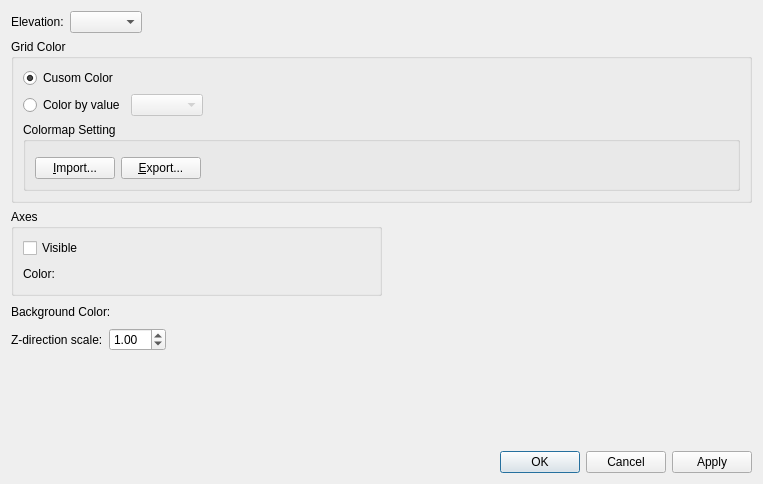
<?xml version="1.0" encoding="UTF-8"?>
<ui version="4.0">
 <class>GridBirdEyeWindowGridDataItem_EditDisplaySettingDialog</class>
 <widget class="QDialog" name="GridBirdEyeWindowGridDataItem_EditDisplaySettingDialog">
  <property name="geometry">
   <rect>
    <x>0</x>
    <y>0</y>
    <width>763</width>
    <height>484</height>
   </rect>
  </property>
  <property name="windowTitle">
   <string>Edit Display Setting</string>
  </property>
  <layout class="QVBoxLayout" name="verticalLayout_4">
   <item>
    <layout class="QGridLayout" name="gridLayout_2">
     <item row="0" column="0">
      <widget class="QLabel" name="elevationLabel">
       <property name="text">
        <string>Elevation:</string>
       </property>
      </widget>
     </item>
     <item row="0" column="1">
      <layout class="QHBoxLayout" name="horizontalLayout_5">
       <item>
        <widget class="QComboBox" name="elevationComboBox"/>
       </item>
       <item>
        <spacer name="horizontalSpacer_5">
         <property name="orientation">
          <enum>Qt::Horizontal</enum>
         </property>
         <property name="sizeHint" stdset="0">
          <size>
           <width>40</width>
           <height>20</height>
          </size>
         </property>
        </spacer>
       </item>
      </layout>
     </item>
    </layout>
   </item>
   <item>
    <widget class="QGroupBox" name="colorGroupBox">
     <property name="title">
      <string>Grid Color</string>
     </property>
     <layout class="QVBoxLayout" name="verticalLayout_2" stretch="0,1">
      <item>
       <layout class="QGridLayout" name="gridLayout_3">
        <item row="0" column="0">
         <widget class="QRadioButton" name="customColorRadioButton">
          <property name="text">
           <string>Cusom Color</string>
          </property>
          <property name="checked">
           <bool>true</bool>
          </property>
         </widget>
        </item>
        <item row="0" column="1">
         <layout class="QHBoxLayout" name="horizontalLayout_6">
          <item>
           <widget class="ColorEditWidget" name="customColorWidget">
            <property name="enabled">
             <bool>true</bool>
            </property>
            <property name="text">
             <string/>
            </property>
           </widget>
          </item>
          <item>
           <spacer name="horizontalSpacer_6">
            <property name="orientation">
             <enum>Qt::Horizontal</enum>
            </property>
            <property name="sizeHint" stdset="0">
             <size>
              <width>40</width>
              <height>20</height>
             </size>
            </property>
           </spacer>
          </item>
         </layout>
        </item>
        <item row="1" column="0">
         <widget class="QRadioButton" name="valueRadioButton">
          <property name="text">
           <string>Color by value</string>
          </property>
          <property name="checked">
           <bool>false</bool>
          </property>
         </widget>
        </item>
        <item row="1" column="1">
         <layout class="QHBoxLayout" name="horizontalLayout_7">
          <item>
           <widget class="QComboBox" name="valueComboBox">
            <property name="enabled">
             <bool>false</bool>
            </property>
           </widget>
          </item>
          <item>
           <spacer name="horizontalSpacer_7">
            <property name="orientation">
             <enum>Qt::Horizontal</enum>
            </property>
            <property name="sizeHint" stdset="0">
             <size>
              <width>40</width>
              <height>20</height>
             </size>
            </property>
           </spacer>
          </item>
         </layout>
        </item>
       </layout>
      </item>
      <item>
       <widget class="QGroupBox" name="colorMapGroupBox">
        <property name="title">
         <string>Colormap Setting</string>
        </property>
        <layout class="QVBoxLayout" name="verticalLayout_3" stretch="1,0">
         <item>
          <widget class="QWidgetContainer" name="colorMapWidget" native="true"/>
         </item>
         <item>
          <layout class="QHBoxLayout" name="horizontalLayout_8">
           <item>
            <widget class="QPushButton" name="importButton">
             <property name="text">
              <string>&amp;Import...</string>
             </property>
            </widget>
           </item>
           <item>
            <widget class="QPushButton" name="exportButton">
             <property name="text">
              <string>&amp;Export...</string>
             </property>
            </widget>
           </item>
           <item>
            <spacer name="horizontalSpacer_8">
             <property name="orientation">
              <enum>Qt::Horizontal</enum>
             </property>
             <property name="sizeHint" stdset="0">
              <size>
               <width>40</width>
               <height>20</height>
              </size>
             </property>
            </spacer>
           </item>
          </layout>
         </item>
        </layout>
       </widget>
      </item>
     </layout>
    </widget>
   </item>
   <item>
    <layout class="QHBoxLayout" name="horizontalLayout_4">
     <item>
      <widget class="QGroupBox" name="axesGroupBox">
       <property name="title">
        <string>Axes</string>
       </property>
       <layout class="QVBoxLayout" name="verticalLayout">
        <item>
         <widget class="QCheckBox" name="axesVisibleCheckBox">
          <property name="text">
           <string>Visible</string>
          </property>
         </widget>
        </item>
        <item>
         <layout class="QHBoxLayout" name="horizontalLayout_3">
          <item>
           <widget class="QLabel" name="axesColorLabel">
            <property name="text">
             <string>Color:</string>
            </property>
           </widget>
          </item>
          <item>
           <widget class="ColorEditWidget" name="axesColorWidget">
            <property name="enabled">
             <bool>false</bool>
            </property>
            <property name="text">
             <string/>
            </property>
           </widget>
          </item>
          <item>
           <spacer name="horizontalSpacer_3">
            <property name="orientation">
             <enum>Qt::Horizontal</enum>
            </property>
            <property name="sizeHint" stdset="0">
             <size>
              <width>40</width>
              <height>20</height>
             </size>
            </property>
           </spacer>
          </item>
         </layout>
        </item>
       </layout>
      </widget>
     </item>
     <item>
      <spacer name="horizontalSpacer_4">
       <property name="orientation">
        <enum>Qt::Horizontal</enum>
       </property>
       <property name="sizeHint" stdset="0">
        <size>
         <width>40</width>
         <height>20</height>
        </size>
       </property>
      </spacer>
     </item>
    </layout>
   </item>
   <item>
    <layout class="QGridLayout" name="gridLayout">
     <item row="0" column="0" colspan="2">
      <widget class="QLabel" name="bgColorLabel">
       <property name="text">
        <string>Background Color:</string>
       </property>
      </widget>
     </item>
     <item row="0" column="2">
      <layout class="QHBoxLayout" name="horizontalLayout_2">
       <item>
        <widget class="ColorEditWidget" name="bgColorWidget">
         <property name="text">
          <string/>
         </property>
        </widget>
       </item>
       <item>
        <spacer name="horizontalSpacer_2">
         <property name="orientation">
          <enum>Qt::Horizontal</enum>
         </property>
         <property name="sizeHint" stdset="0">
          <size>
           <width>40</width>
           <height>20</height>
          </size>
         </property>
        </spacer>
       </item>
      </layout>
     </item>
     <item row="1" column="0">
      <widget class="QLabel" name="zScaleLabel">
       <property name="text">
        <string>Z-direction scale:</string>
       </property>
      </widget>
     </item>
     <item row="1" column="1" colspan="2">
      <layout class="QHBoxLayout" name="horizontalLayout">
       <item>
        <widget class="QDoubleSpinBox" name="zScaleSpinBox">
         <property name="minimum">
          <double>0.010000000000000</double>
         </property>
         <property name="value">
          <double>1.000000000000000</double>
         </property>
        </widget>
       </item>
       <item>
        <spacer name="horizontalSpacer">
         <property name="orientation">
          <enum>Qt::Horizontal</enum>
         </property>
         <property name="sizeHint" stdset="0">
          <size>
           <width>40</width>
           <height>20</height>
          </size>
         </property>
        </spacer>
       </item>
      </layout>
     </item>
    </layout>
   </item>
   <item>
    <spacer name="verticalSpacer">
     <property name="orientation">
      <enum>Qt::Vertical</enum>
     </property>
     <property name="sizeHint" stdset="0">
      <size>
       <width>20</width>
       <height>103</height>
      </size>
     </property>
    </spacer>
   </item>
   <item>
    <widget class="QDialogButtonBox" name="buttonBox">
     <property name="orientation">
      <enum>Qt::Horizontal</enum>
     </property>
     <property name="standardButtons">
      <set>QDialogButtonBox::Apply|QDialogButtonBox::Cancel|QDialogButtonBox::Ok</set>
     </property>
    </widget>
   </item>
  </layout>
 </widget>
 <customwidgets>
  <customwidget>
   <class>ColorEditWidget</class>
   <extends>QLabel</extends>
   <header>guibase/widget/coloreditwidget.h</header>
   <container>1</container>
  </customwidget>
  <customwidget>
   <class>QWidgetContainer</class>
   <extends>QWidget</extends>
   <header>misc/qwidgetcontainer.h</header>
   <container>1</container>
  </customwidget>
 </customwidgets>
 <resources/>
 <connections>
  <connection>
   <sender>buttonBox</sender>
   <signal>accepted()</signal>
   <receiver>GridBirdEyeWindowGridDataItem_EditDisplaySettingDialog</receiver>
   <slot>accept()</slot>
   <hints>
    <hint type="sourcelabel">
     <x>236</x>
     <y>474</y>
    </hint>
    <hint type="destinationlabel">
     <x>157</x>
     <y>274</y>
    </hint>
   </hints>
  </connection>
  <connection>
   <sender>buttonBox</sender>
   <signal>rejected()</signal>
   <receiver>GridBirdEyeWindowGridDataItem_EditDisplaySettingDialog</receiver>
   <slot>reject()</slot>
   <hints>
    <hint type="sourcelabel">
     <x>304</x>
     <y>474</y>
    </hint>
    <hint type="destinationlabel">
     <x>286</x>
     <y>274</y>
    </hint>
   </hints>
  </connection>
  <connection>
   <sender>customColorRadioButton</sender>
   <signal>toggled(bool)</signal>
   <receiver>customColorWidget</receiver>
   <slot>setEnabled(bool)</slot>
   <hints>
    <hint type="sourcelabel">
     <x>78</x>
     <y>78</y>
    </hint>
    <hint type="destinationlabel">
     <x>125</x>
     <y>75</y>
    </hint>
   </hints>
  </connection>
  <connection>
   <sender>valueRadioButton</sender>
   <signal>toggled(bool)</signal>
   <receiver>valueComboBox</receiver>
   <slot>setEnabled(bool)</slot>
   <hints>
    <hint type="sourcelabel">
     <x>87</x>
     <y>99</y>
    </hint>
    <hint type="destinationlabel">
     <x>135</x>
     <y>98</y>
    </hint>
   </hints>
  </connection>
  <connection>
   <sender>valueRadioButton</sender>
   <signal>toggled(bool)</signal>
   <receiver>colorMapGroupBox</receiver>
   <slot>setEnabled(bool)</slot>
   <hints>
    <hint type="sourcelabel">
     <x>37</x>
     <y>105</y>
    </hint>
    <hint type="destinationlabel">
     <x>68</x>
     <y>181</y>
    </hint>
   </hints>
  </connection>
  <connection>
   <sender>axesVisibleCheckBox</sender>
   <signal>toggled(bool)</signal>
   <receiver>axesColorWidget</receiver>
   <slot>setEnabled(bool)</slot>
   <hints>
    <hint type="sourcelabel">
     <x>42</x>
     <y>228</y>
    </hint>
    <hint type="destinationlabel">
     <x>57</x>
     <y>253</y>
    </hint>
   </hints>
  </connection>
 </connections>
</ui>
